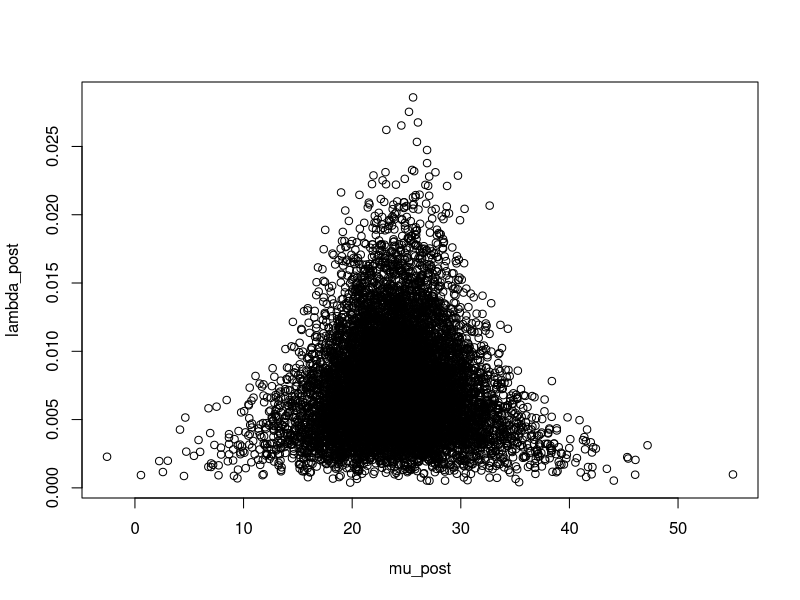
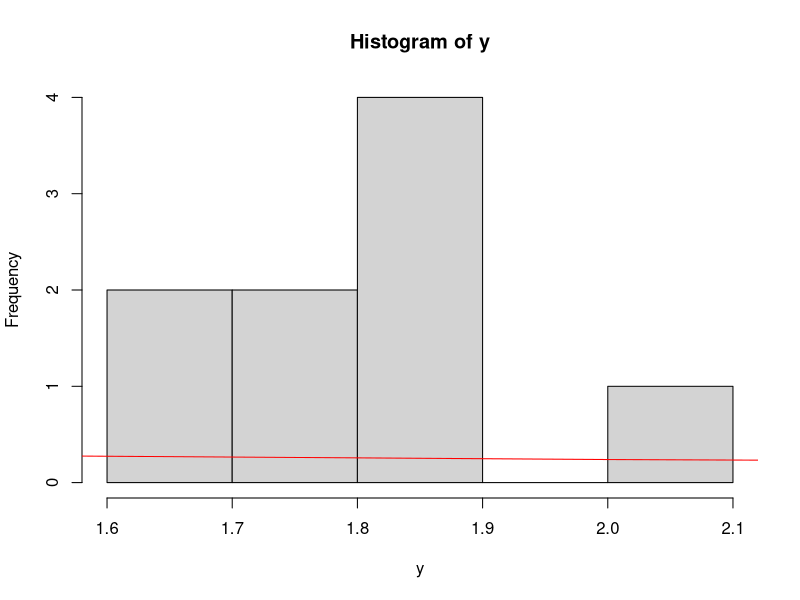

Reproduce these figures in R, in order.
#===================
# NormalGamma Model
#===================

# Data X1, X2, ..., Xn ~ N(mu, lambda^{-1})
  # mu, lambda unknown

# NormalGamma Model can be 
  # conjugate case: 
      # prior of mu and lambda is NormalGamma, 
        # (mu, lambda) ~  NormalGamma(m, c, a, b)

      # posterior mu and lambda is also Normal Gamma  
        # (mu, lambda | x1, ..., xn) ~ NormalGamma(M, C, A, B)
          # M = m * (c/c+n) + xbar * (n/c+n)  
          # C = c + n      //sample size used for estimating posterior mean mu|data
          # A = a + n/2   //posterior rate for lambda|data
          # B = b + 1/2 * sum(data_i - xbar)^2 + 1/2 (nc)/(n+c) (xbar - m)^2
            # = b + 1/2 * n * var(data) + 1/2 * (nc)/(n+c) (xbar - m)^2

  # semi-conjugate case:
    # pr


#----------------
# Conjugate case
#----------------

priors = data.frame(m = 0, c = 1, a = 1/2, b = 50)

findPostPriors <- function(prior, data) {
  m = prior$m
  c = prior$c
  a = prior$a
  b = prior$b

  n = length(data)
  xbar = mean(data)
  s2 = var(data)
  
  #PostPar = NULL
  PostPar = data.frame(
    M = m * (c/(c + n)) + xbar * (n/(n + c)),
    C = c + n,
    A = a + n/2,
    B = b + 1/2 * (n - 1) * s2 + 1/2 * (n * c) / (n + c) * (xbar - m)
  )
  return(PostPar)
}

x <- c(18, 40, 15, 17, 20, 44, 38)
PostPars_post <- findPostPriors(prior = priors, data = x)
n.sims <- 1e4

# sample from posterior distribution of (mu, lambda | data)
  # 1. sample lambda ~ gamma(A, B)
  # 2. given lambda, sample mu|lambda ~ N(M, (C*lambda)^{-1})

lambda_post = rgamma(n.sims, shape = PostPars_post$A, rate = PostPars_post$B)
mu_post = sapply(sqrt((PostPars_post$C*lambda_post)^{-1}), rnorm, n = 1, mean = PostPars_post$M)

plot(mu_post, lambda_post)


mean(mu_post) # [1] 23.97186
mean(lambda_post) # [1] 0.007478751


#--------------------
# Semi-conjugate case
#--------------------
x <- c(18, 40, 15, 17, 20, 44, 38)
priors <- data.frame(mu_0 = 0, lam_0 = 1, a = 1/2, b = 50)
Semi_conj_Gibbs_post <- function(start.mu, start.lam, n.sim, priors, data) {
  
  print("This generates posterior of mu and lambda using Gibbs
        under semi-conjugate situation")
  
  Pars_post <- matrix(NA, nrow = n.sim, ncol = 2)
  Pars_post[1, ] <- c(start.mu, start.lam)
  
  mu_0 <- priors$mu_0
  lam_0 <- priors$lam_0
  a <- priors$a
  b <- priors$b
  
  xbar <- mean(data)
  S2 <- var(data)
  n <- length(data)
  
  for(i in 2:n.sim) {
    # sample from full conditional of mu
    mu_n <- mu_0 * lam_0 / (lam_0 + n * Pars_post[i-1, 2]) + 
      xbar * n * Pars_post[i-1, 2] / (n * Pars_post[i-1, 2] + lam_0)
    
    sd_n <- sqrt((lam_0 + n * Pars_post[i-1, 2])^{-1})
    Pars_post[i, 1] <- rnorm(1, mean = mu_n, sd = sd_n)
    
    # sample from full conditional of lam
    A = a + n/2
    B = 1/2 * ((n-1) * S2 + n * (xbar - Pars_post[i, 1])^2 + 2*b)
    Pars_post[i, 2] <- rgamma(1, shape = A, rate = B)
  }
  return(Pars_post)
}


semi_post <- Semi_conj_Gibbs_post(start.mu = 1, start.lam = 1, 
                                  priors = priors, 
                                  n.sim = 1e4, data = x)

head(semi_post)
mu_post <- semi_post[, 1]
lam_post <- semi_post[, 2]

mean(mu_post) # [1] 0.2356989
mean(lam_post) # [1] 0.001388827

y <- c( 1.64, 1.70, 1.72, 1.74, 1.82, 1.82, 1.82, 1.90, 2.08)
mean(y) # [1] 1.804444
var(y) # [1] 0.01687778
priors <- data.frame(mu_0 = 1, lam_0 = 1, a = 1, b = 2)

mu_lam_pst <- Semi_conj_Gibbs_post(start.mu = 1, start.lam = 1, n.sim = 1e4, 
                     priors = priors, data = y)

head(mu_lam_pst)
mean(mu_lam_pst[, 1]) # [1] 1.760803
mean(mu_lam_pst[, 2]) # [1] 2.422582

hist(y)
lines(dnorm(y, mean = mu_lam_pst[, 1], sd = sqrt(mu_lam_pst[, 2])),
      col = "red")
